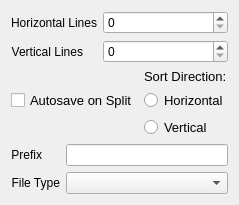
<?xml version="1.0" encoding="UTF-8"?>
<ui version="4.0">
 <class>WdgImagesplit</class>
 <widget class="QWidget" name="WdgImagesplit">
  <property name="geometry">
   <rect>
    <x>0</x>
    <y>0</y>
    <width>236</width>
    <height>194</height>
   </rect>
  </property>
  <property name="windowTitle">
   <string>Image Size</string>
  </property>
  <layout class="QGridLayout" name="gridLayout_2">
   <item row="0" column="0">
    <layout class="QGridLayout" name="gridLayout">
     <item row="0" column="0">
      <layout class="QFormLayout" name="formLayout">
       <item row="0" column="0">
        <widget class="QLabel" name="lblHorizontalSplitLines">
         <property name="text">
          <string>Horizontal Lines</string>
         </property>
         <property name="alignment">
          <set>Qt::AlignRight|Qt::AlignTrailing|Qt::AlignVCenter</set>
         </property>
        </widget>
       </item>
       <item row="0" column="1">
        <widget class="KisIntParseSpinBox" name="intHorizontalSplitLines"/>
       </item>
       <item row="1" column="0">
        <widget class="QLabel" name="lblVerticalSplitLines">
         <property name="text">
          <string>Vertical Lines</string>
         </property>
         <property name="alignment">
          <set>Qt::AlignRight|Qt::AlignTrailing|Qt::AlignVCenter</set>
         </property>
        </widget>
       </item>
       <item row="1" column="1">
        <widget class="KisIntParseSpinBox" name="intVerticalSplitLines"/>
       </item>
      </layout>
     </item>
     <item row="1" column="0">
      <layout class="QGridLayout" name="grdlayDirection">
     <item row="1" column="0">
      <widget class="QCheckBox" name="chkAutoSave">
       <property name="font">
        <font>
         <pointsize>10</pointsize>
        </font>
       </property>
       <property name="text">
        <string>Autosave on Split</string>
       </property>
      </widget>
     </item>
        <item row="0" column="1">
         <widget class="QLabel" name="lblDirection">
       <property name="font">
        <font>
         <pointsize>10</pointsize>
        </font>
       </property>
          <property name="text">
           <string>Sort Direction:</string>
          </property>
         </widget>
        </item>
        <item row="1" column="1">
         <widget class="QRadioButton" name="chkHorizontal">
       <property name="font">
        <font>
         <pointsize>10</pointsize>
        </font>
       </property>
          <property name="text">
           <string>Horizontal</string>
          </property>
         </widget>
        </item>
        <item row="2" column="1">
         <widget class="QRadioButton" name="chkVertical">
       <property name="font">
        <font>
         <pointsize>10</pointsize>
        </font>
       </property>
          <property name="text">
           <string>Vertical</string>
          </property>
         </widget>
        </item>
      </layout>
     </item>

     <item row="2" column="0">
      <layout class="QFormLayout" name="formLayout_2">
       <item row="0" column="0">
        <widget class="QLabel" name="lblSuffix">
         <property name="text">
          <string>Prefix</string>
         </property>
         <property name="alignment">
          <set>Qt::AlignRight|Qt::AlignTrailing|Qt::AlignVCenter</set>
         </property>
        </widget>
       </item>
       <item row="0" column="1">
        <widget class="QLineEdit" name="lineEdit">
         <property name="enabled">
          <bool>true</bool>
         </property>
         <property name="text">
          <string/>
         </property>
        </widget>
       </item>
       <item row="1" column="0">
        <widget class="QLabel" name="lblFileType">
         <property name="text">
          <string>File Type</string>
         </property>
         <property name="alignment">
          <set>Qt::AlignRight|Qt::AlignTrailing|Qt::AlignVCenter</set>
         </property>
        </widget>
       </item>
       <item row="1" column="1">
        <widget class="QComboBox" name="cmbFileType"/>
       </item>
      </layout>
     </item>
     <item row="3" column="0">
      <spacer name="verticalSpacer">
       <property name="orientation">
        <enum>Qt::Vertical</enum>
       </property>
       <property name="sizeHint" stdset="0">
        <size>
         <width>20</width>
         <height>38</height>
        </size>
       </property>
      </spacer>
     </item>
    </layout>
   </item>
  </layout>
 </widget>
 <customwidgets>
  <customwidget>
   <class>KisIntParseSpinBox</class>
   <extends>QSpinBox</extends>
   <header>kis_int_parse_spin_box.h</header>
  </customwidget>
 </customwidgets>
 <resources/>
 <connections/>
</ui>
